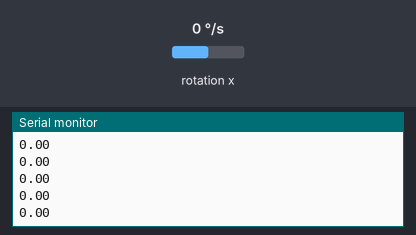
Recording of a sketch running on a simulated Arduino Uno, built with avr-gcc and run on an emulated ATmega328P. On the bench: the last lines printed to the serial monitor. The test bench sets the inputs (shaded band); at power-on: rotation x 0 °/s.

Above: at 1.2 s.
1.3 s: rotation x set to -192 °/s
At 2.2 s:
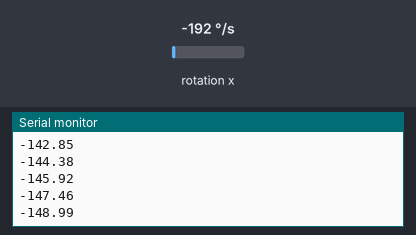
2.8 s: rotation x set to -100 °/s
At 3.9 s:
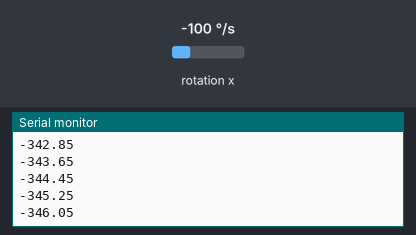
Timing chart, 0 to 5.8 s (numbered marks = the images above; inputs shaded):
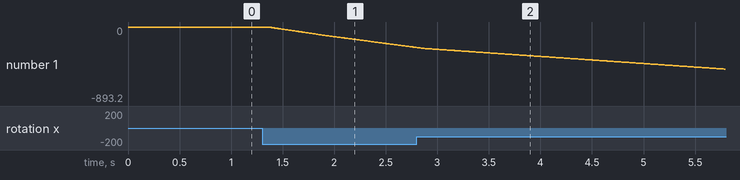

The sketch:

_MPU6050_gyroscope.ino
```cpp
// measuring angle using gyroscope only

#include "Wire.h"
#include "I2Cdev.h"
#include "MPU6050.h"

MPU6050 mpu;

int16_t gyroX, gyroRate;
float gyroAngle = 0;
unsigned long currTime, prevTime = 0, loopTime;

void setup() {
  mpu.initialize();
  Serial.begin(9600);
}

void loop() {
  currTime = millis();
  loopTime = currTime - prevTime;
  prevTime = currTime;

  gyroX = mpu.getRotationX();
  gyroRate = gyroX / 131;
  gyroAngle = gyroAngle + (float)gyroRate * 0.008;

  Serial.println(gyroAngle);
}
```

Measured:
- after the input at 1.3 s, the serial monitor: prints a new line after 0.07 s (image 1)
- plotted number 1: 0 → -247.3 after the input at 1.3 s
